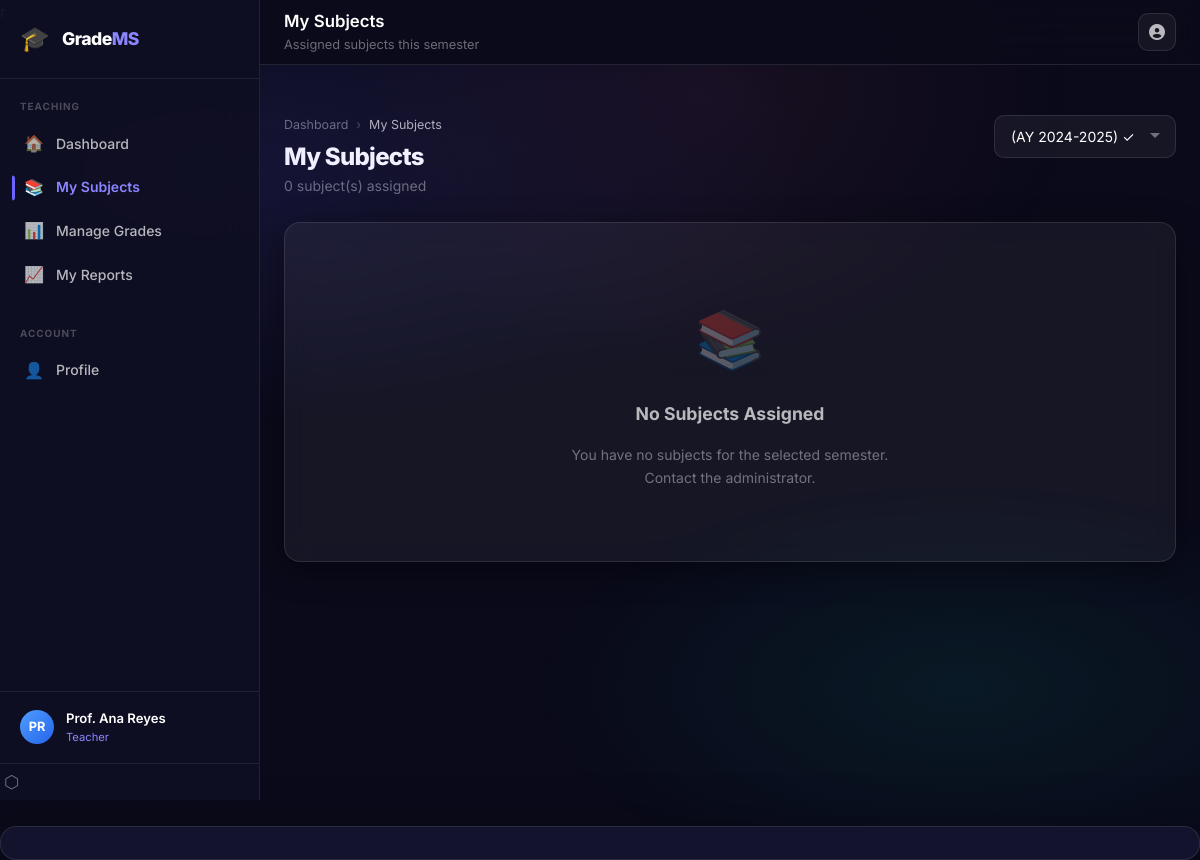
Page /teacher/my_subjects.php (signed in) on the earlier database version.
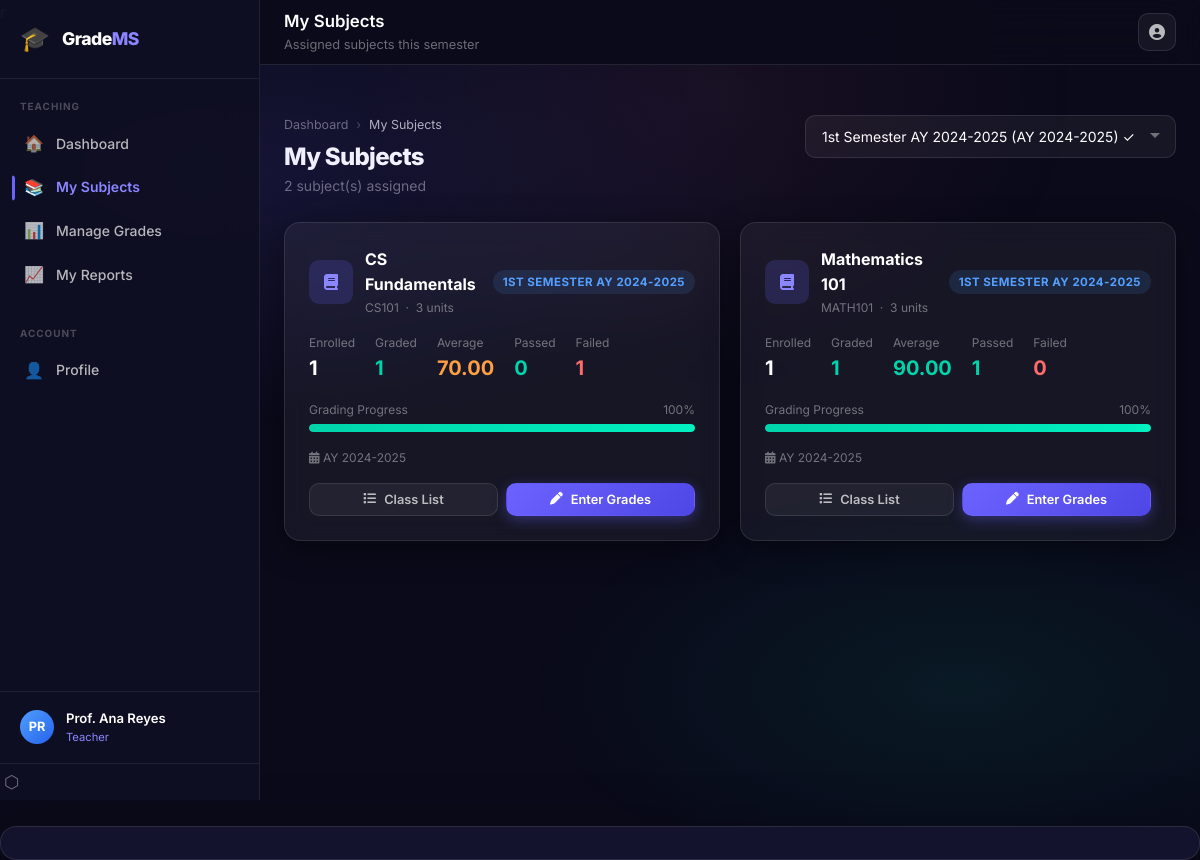
Same page on the later database version.
### tables this page shows
CREATE TABLE IF NOT EXISTS teacher_subjects (
  id          INT UNSIGNED AUTO_INCREMENT PRIMARY KEY,
  teacher_id  INT UNSIGNED NOT NULL,
  subject_id  INT UNSIGNED NOT NULL,
  semester_id INT UNSIGNED NOT NULL,
  UNIQUE KEY uq_ts (teacher_id, subject_id, semester_id),
  FOREIGN KEY (teacher_id)  REFERENCES teachers(id)  ON DELETE CASCADE,
  FOREIGN KEY (subject_id)  REFERENCES subjects(id)  ON DELETE CASCADE,
  FOREIGN KEY (semester_id) REFERENCES semesters(id) ON DELETE CASCADE,
  INDEX idx_ts_teacher  (teacher_id),
  INDEX idx_ts_subject  (subject_id),
  INDEX idx_ts_semester (semester_id)
);

CREATE TABLE IF NOT EXISTS subjects (
  id          INT UNSIGNED AUTO_INCREMENT PRIMARY KEY,
  code        VARCHAR(20)   NOT NULL UNIQUE,
  name        VARCHAR(150)  NOT NULL,
  units       TINYINT       NOT NULL DEFAULT 3,
  description TEXT          DEFAULT NULL,
  teacher_id  INT UNSIGNED  DEFAULT NULL,
  is_active   TINYINT(1)    NOT NULL DEFAULT 1,
  created_at  DATETIME      NOT NULL DEFAULT CURRENT_TIMESTAMP,
  FOREIGN KEY (teacher_id) REFERENCES teachers(id) ON DELETE SET NULL,
  INDEX idx_teacher (teacher_id)
);

CREATE TABLE IF NOT EXISTS semesters (
  id             INT UNSIGNED AUTO_INCREMENT PRIMARY KEY,
  name           VARCHAR(50)                           NOT NULL DEFAULT '',
  school_year    VARCHAR(20)                           NOT NULL,
  semester       ENUM('1st Semester','2nd Semester','Summer') NOT NULL DEFAULT '1st Semester',
  is_active      TINYINT(1)                            NOT NULL DEFAULT 0,
  start_date     DATE                                  DEFAULT NULL,
  end_date       DATE                                  DEFAULT NULL,
  grade_deadline DATE                                  DEFAULT NULL,
  created_at     DATETIME                              NOT NULL DEFAULT CURRENT_TIMESTAMP,
  UNIQUE KEY uq_sem (school_year, semester)
);

### config/App.php (called while the page is built, shortened)
r<?php
class App {
    public static function url(string $path = ''): string {
        return self::BASE_PATH . '/' . ltrim($path, '/');
    }
}

### config/DB.php (called while the page is built, shortened)
<?php
class DB {
    private static ?PDO $instance = null;
    public static function getInstance(): PDO {
        if (self::$instance === null) {
            $host    = $_ENV['DB_HOST']     ?? 'localhost';
            $dbname  = $_ENV['DB_NAME']     ?? 'grade_management';
            $user    = $_ENV['DB_USER']     ?? 'root';
            $pass    = $_ENV['DB_PASSWORD'] ?? '';
            $charset = 'utf8mb4';
            $dsn = "mysql:host={$host};dbname={$dbname};charset={$charset}";
            $options = [
                PDO::ATTR_ERRMODE            => PDO::ERRMODE_EXCEPTION,
                PDO::ATTR_DEFAULT_FETCH_MODE => PDO::FETCH_ASSOC,
                PDO::ATTR_EMULATE_PREPARES   => false,
            ];
            try {
                self::$instance = new PDO($dsn, $user, $pass, $options);
            } catch (PDOException $e) {
                error_log('Database connection failed: ' . $e->getMessage());
                http_response_code(500);
                die(json_encode(['error' => 'Database connection failed.']));
            }
        }
        return self::$instance;
    }
}

### helpers/Auth.php (called while the page is built, shortened)
<?php
require_once __DIR__ . '/../config/DB.php';
require_once __DIR__ . '/../config/App.php';
class Auth {
    public static function getUserId(): int {
        return (int) ($_SESSION['user_id'] ?? 0);
    }
}

### models/Teacher.php (called while the page is built, shortened)
<?php
require_once __DIR__ . '/../config/DB.php';
class Teacher {
    private PDO $db;
    public function __construct() {
        $this->db = DB::getInstance();
    }
    public function getByUserId(int $userId): array|false {
        $stmt = $this->db->prepare(
            "SELECT t.*, u.name, u.email, u.is_active
             FROM   teachers t
             JOIN   users u ON u.id = t.user_id
             WHERE  t.user_id = :user_id
             LIMIT  1"
        );
        $stmt->execute([':user_id' => $userId]);
        return $stmt->fetch(PDO::FETCH_ASSOC);
    }
    public function getSubjects(int $teacherId, int $semesterId = null): array {
        $sql = "SELECT ts.*,
                       sub.name        AS subject_name,
                       sub.code        AS subject_code,
                       sub.units,
                       sub.description AS subject_desc,
                       sem.name        AS semester_name,
                       sem.school_year,
                       COUNT(e.id)     AS enrolled_count
                FROM   teacher_subjects ts
                JOIN   subjects sub  ON sub.id = ts.subject_id
                JOIN   semesters sem ON sem.id = ts.semester_id
                LEFT JOIN enrollments e ON e.subject_id = sub.id
                              AND e.semester_id = sem.id
                WHERE  ts.teacher_id = :teacher_id";
        $params = [':teacher_id' => $teacherId];
        if ($semesterId) {
            $sql .= " AND ts.semester_id = :semester_id";
            $params[':semester_id'] = $semesterId;
        }
        $sql .= " GROUP BY ts.id ORDER BY sem.school_year DESC, sub.name";
        $stmt = $this->db->prepare($sql);
        $stmt->execute($params);
        return $stmt->fetchAll(PDO::FETCH_ASSOC);
    }
}

### teacher/my_subjects.php (the view, shortened to what the changed rows need)
<?php
require_once '../models/Teacher.php';
require_once '../helpers/Auth.php';
$db           = DB::getInstance();
$teacherModel = new Teacher();
$teacher = $teacherModel->getByUserId(Auth::getUserId());
$teacherId = $teacher['id'];
$semesters = $db->query(
    "SELECT * FROM semesters ORDER BY school_year DESC, id DESC"
)->fetchAll(PDO::FETCH_ASSOC);
$activeSemester   = $db->query(
    "SELECT * FROM semesters WHERE is_active = 1 LIMIT 1"
)->fetch(PDO::FETCH_ASSOC);
$filterSemesterId = (int) ($_GET['semester_id']
    ?? $activeSemester['id']
    ?? 0);
$mySubjects = $teacherModel->getSubjects($teacherId, $filterSemesterId ?: null);
include '../shared/header.php';
?>
<div class="main-content">
  <div class="page-content">
    <div class="page-header">
      <div class="page-header-left">
        <div class="breadcrumb">
          <div class="breadcrumb-item">
          </div>
          <span class="breadcrumb-separator">›</span>
          <div class="breadcrumb-item active">My Subjects</div>
        </div>
        <h1>My Subjects</h1>
        <p>
          <?= count($mySubjects) ?> subject(s) assigned
        </p>
      </div>
      <div class="page-header-right">
        <form method="GET">
          <select name="semester_id"
                  class="form-control"
                  onchange="this.form.submit()">
            <?php foreach ($semesters as $sem): ?>
              <option value="<?= $sem['id'] ?>"
                <?= $filterSemesterId == $sem['id'] ? 'selected' : '' ?>>
                <?= htmlspecialchars($sem['name']) ?>
                (<?= htmlspecialchars($sem['school_year']) ?>)
              </option>
            <?php endforeach; ?>
          </select>
        </form>
      </div>
    </div>
    <?php if (empty($mySubjects)): ?>
      <div class="glass-card">
        <div class="glass-card-body">
          <div class="empty-state">
            <div class="empty-state-icon">📚</div>
            <h3>No Subjects Assigned</h3>
            <p>
              You have no subjects for the selected semester.
              Contact the administrator.
            </p>
          </div>
        </div>
      </div>
    <?php else: ?>
      <div class="grid-auto-2 stagger-children">
        <?php foreach ($mySubjects as $sub): ?>
          <div class="glass-card">
            <div class="glass-card-body">
              <div class="d-flex align-center justify-between mb-4">
                <div class="d-flex align-center gap-3">
                  <div class="stat-icon primary"
                       style="width:44px;height:44px;font-size:1rem">
                    <i class="fas fa-book"></i>
                  </div>
                  <div>
                    <div class="font-bold">
                      <?= htmlspecialchars($sub['subject_name']) ?>
                    </div>
                    <div class="text-xs text-muted">
                      <?= htmlspecialchars($sub['subject_code']) ?>
                      &nbsp;·&nbsp;
                      <?= $sub['units'] ?> units
                    </div>
                  </div>
                </div>
                <span class="badge badge-info">
                  <?= htmlspecialchars($sub['semester_name']) ?>
                </span>
              </div>
              <div class="d-flex gap-5 mb-4">
                <div>
                  <div class="text-xs text-muted">Enrolled</div>
                  <div class="font-bold text-xl">
                    <?= $sub['total_enrolled'] ?>
                  </div>
                </div>
                <div>
                  <div class="text-xs text-muted">Graded</div>
                  <div class="font-bold text-xl text-success">
                    <?= $sub['total_graded'] ?>
                  </div>
                </div>
                <div>
                  <div class="text-xs text-muted">Average</div>
                  <div class="font-bold text-xl <?=
                    $sub['avg_grade'] >= 90 ? 'text-success'
                    : ($sub['avg_grade'] >= 75 ? 'text-info'
                    : ($sub['avg_grade'] > 0 ? 'text-warning'
                    : 'text-muted')) ?>">
                    <?= $sub['avg_grade'] > 0
                        ? number_format($sub['avg_grade'], 2)
                        : '—' ?>
                  </div>
                </div>
                <div>
                  <div class="text-xs text-muted">Passed</div>
                  <div class="font-bold text-xl text-success">
                    <?= $sub['passed'] ?>
                  </div>
                </div>
                <div>
                  <div class="text-xs text-muted">Failed</div>
                  <div class="font-bold text-xl text-danger">
                    <?= $sub['failed'] ?>
                  </div>
                </div>
              </div>
              <div class="mb-4">
                <div class="d-flex justify-between text-xs text-muted mb-1">
                  <span>Grading Progress</span>
                  <span><?= $sub['grade_progress'] ?>%</span>
                </div>
                <div class="progress">
                  <div class="progress-bar <?=
                    $sub['grade_progress'] >= 100 ? 'success'
                    : ($sub['grade_progress'] >= 50 ? 'primary'
                    : 'warning') ?>"
                    style="width:<?= $sub['grade_progress'] ?>%">
                  </div>
                </div>
              </div>
              <div class="text-xs text-muted mb-4">
                <i class="fas fa-calendar-alt"></i>
                <?= htmlspecialchars($sub['school_year']) ?>
              </div>
              <div class="d-flex gap-2">
                <a href="class_list.php?subject_id=<?= $sub['subject_id'] ?>&semester_id=<?= $sub['semester_id'] ?>"
                   class="btn btn-secondary btn-sm flex-1 text-center">
                  <i class="fas fa-list"></i> Class List
                </a>
                <a href="manage_grades.php?subject_id=<?= $sub['subject_id'] ?>&semester_id=<?= $sub['semester_id'] ?>"
                   class="btn btn-primary btn-sm flex-1 text-center">
                  <i class="fas fa-pen"></i> Enter Grades
                </a>
              </div>
            </div>
          </div>
        <?php endforeach; ?>
      </div>
    <?php endif; ?>
  </div>
</div>
<?php include '../shared/footer.php'; ?>

### shared/sidebar.php (shortened to what the changed rows need)
<?php
require_once __DIR__ . '/../config/App.php';
$role     = $_SESSION['role']  ?? '';
$nav = [
    'admin' => [
        ['label' => 'OVERVIEW', 'items' => [
            ['icon' => '🏠', 'text' => 'Dashboard',    'href' => App::url('/admin/dashboard.php')],
        ]],
        ['label' => 'MANAGEMENT', 'items' => [
            ['icon' => '👥', 'text' => 'Users',       'href' => App::url('/admin/user_management.php')],
            ['icon' => '🎓', 'text' => 'Students',    'href' => App::url('/admin/manage_students.php')],
            ['icon' => '📚', 'text' => 'Subjects',    'href' => App::url('/admin/manage_subjects.php')],
            ['icon' => '📅', 'text' => 'Semesters',   'href' => App::url('/admin/manage_semesters.php')],
            ['icon' => '📝', 'text' => 'Enrollment',  'href' => App::url('/admin/manage_enrollment.php')],
        ]],
        ['label' => 'GRADES', 'items' => [
            ['icon' => '📊', 'text' => 'Grade Records', 'href' => App::url('/admin/view_grades.php')],
            ['icon' => '📈', 'text' => 'Reports',        'href' => App::url('/admin/reports.php')],
        ]],
        ['label' => 'SYSTEM', 'items' => [
            ['icon' => '🕵️', 'text' => 'Audit Log', 'href' => App::url('/admin/audit_log.php')],
            ['icon' => '👤', 'text' => 'Profile',   'href' => App::url('/profile.php')],
        ]],
    ],
    'teacher' => [
        ['label' => 'TEACHING', 'items' => [
            ['icon' => '🏠', 'text' => 'Dashboard',     'href' => App::url('/teacher/dashboard.php')],
            ['icon' => '📚', 'text' => 'My Subjects',   'href' => App::url('/teacher/my_subjects.php')],
            ['icon' => '📊', 'text' => 'Manage Grades', 'href' => App::url('/teacher/manage_grades.php')],
            ['icon' => '📈', 'text' => 'My Reports',    'href' => App::url('/teacher/reports.php')],
        ]],
        ['label' => 'ACCOUNT', 'items' => [
            ['icon' => '👤', 'text' => 'Profile',  'href' => App::url('/profile.php')],
        ]],
    ],
    'student' => [
        ['label' => 'ACADEMIC', 'items' => [
            ['icon' => '🏠', 'text' => 'Dashboard', 'href' => App::url('/student/dashboard.php')],
            ['icon' => '📋', 'text' => 'My Grades', 'href' => App::url('/student/grades.php')],
        ]],
        ['label' => 'ACCOUNT', 'items' => [
            ['icon' => '👤', 'text' => 'Profile', 'href' => App::url('/profile.php')],
        ]],
    ],
];
$currentPath = parse_url($_SERVER['REQUEST_URI'], PHP_URL_PATH);
$sections    = $nav[$role] ?? [];
?>
<nav id="sidebar">
  <?php foreach ($sections as $section): ?>
    <div class="sidebar-section">
      <div class="sidebar-label"><?= htmlspecialchars($section['label']) ?></div>
      <?php foreach ($section['items'] as $item):
        $isActive = ($currentPath === $item['href']) ? 'active' : '';
      ?>
        <a class="nav-item <?= $isActive ?>" href="<?= htmlspecialchars($item['href']) ?>">
          <span class="nav-icon"><?= $item['icon'] ?></span>
          <?= htmlspecialchars($item['text']) ?>
        </a>
      <?php endforeach; ?>
    </div>
  <?php endforeach; ?>
</nav>

Differences in the rows shown:
added teacher_subjects: subject.name "CS Fundamentals", subject.code "CS101", subject.units "3", semester.name "1ST SEMESTER AY 2024-2025", total_enrolled "1", total_graded "1", avg_grade "70.00", passed "0", failed "1", grade_progress "100", semester.school_year "AY 2024-2025"
added teacher_subjects: subject.name "Mathematics 101", subject.code "MATH101", subject.units "3", semester.name "1ST SEMESTER AY 2024-2025", total_enrolled "1", total_graded "1", avg_grade "90.00", passed "1", failed "0", grade_progress "100", semester.school_year "AY 2024-2025"
Other differences:
count($mySubjects): "0" → "2"
form field semester_id: "(AY 2024-2025) ✓" → "1st Semester AY 2024-2025 (AY 2024-2025) ✓"
text no longer shown: "📚 No Subjects Assigned You have no subjects for the selected semester. Contact the administrator."
